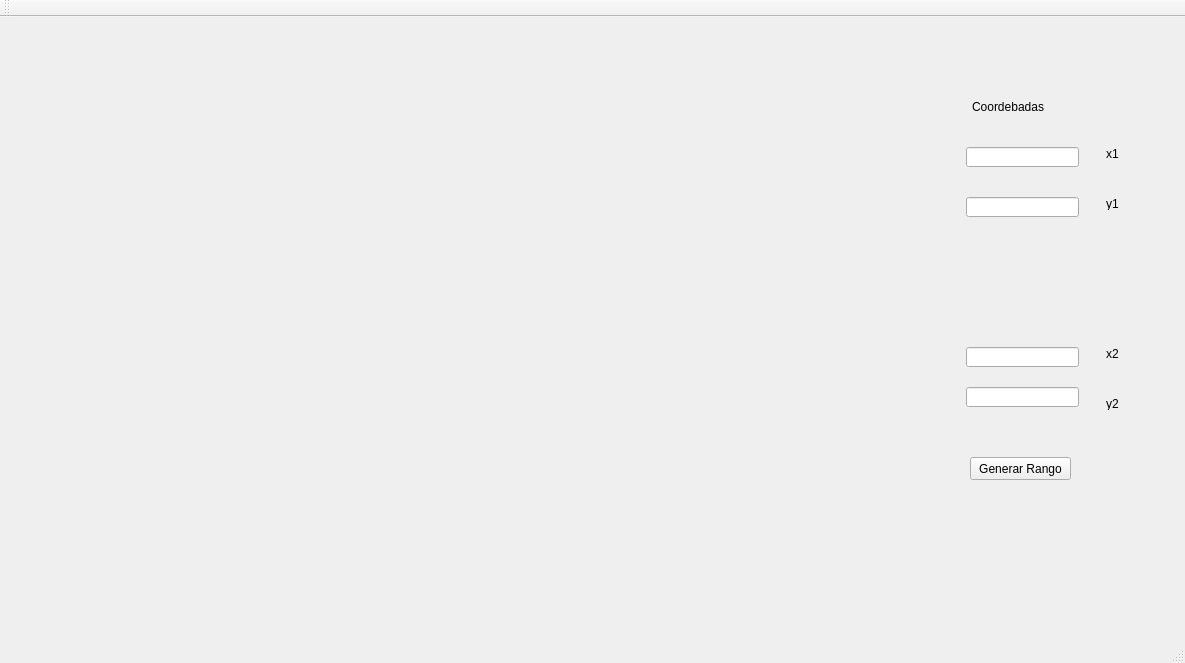
<?xml version="1.0" encoding="UTF-8"?>
<ui version="4.0">
 <class>MainWindow</class>
 <widget class="QMainWindow" name="MainWindow">
  <property name="geometry">
   <rect>
    <x>0</x>
    <y>0</y>
    <width>1185</width>
    <height>663</height>
   </rect>
  </property>
  <property name="windowTitle">
   <string>MainWindow</string>
  </property>
  <widget class="QWidget" name="centralWidget">
   <widget class="QLabel" name="la1">
    <property name="geometry">
     <rect>
      <x>40</x>
      <y>20</y>
      <width>851</width>
      <height>581</height>
     </rect>
    </property>
    <property name="minimumSize">
     <size>
      <width>800</width>
      <height>400</height>
     </size>
    </property>
    <property name="text">
     <string/>
    </property>
   </widget>
   <widget class="QLabel" name="label_2">
    <property name="geometry">
     <rect>
      <x>972</x>
      <y>80</y>
      <width>81</width>
      <height>20</height>
     </rect>
    </property>
    <property name="text">
     <string>Coordebadas</string>
    </property>
   </widget>
   <widget class="QLabel" name="label_3">
    <property name="geometry">
     <rect>
      <x>1106</x>
      <y>130</y>
      <width>47</width>
      <height>13</height>
     </rect>
    </property>
    <property name="text">
     <string>x1</string>
    </property>
   </widget>
   <widget class="QLabel" name="label_4">
    <property name="geometry">
     <rect>
      <x>1106</x>
      <y>180</y>
      <width>47</width>
      <height>13</height>
     </rect>
    </property>
    <property name="text">
     <string>y1</string>
    </property>
   </widget>
   <widget class="QLabel" name="label_5">
    <property name="geometry">
     <rect>
      <x>1106</x>
      <y>330</y>
      <width>47</width>
      <height>13</height>
     </rect>
    </property>
    <property name="text">
     <string>x2</string>
    </property>
   </widget>
   <widget class="QLabel" name="label_6">
    <property name="geometry">
     <rect>
      <x>1106</x>
      <y>380</y>
      <width>47</width>
      <height>13</height>
     </rect>
    </property>
    <property name="text">
     <string>y2</string>
    </property>
   </widget>
   <widget class="QLineEdit" name="lineEdit">
    <property name="geometry">
     <rect>
      <x>966</x>
      <y>130</y>
      <width>113</width>
      <height>20</height>
     </rect>
    </property>
   </widget>
   <widget class="QLineEdit" name="lineEdit_2">
    <property name="geometry">
     <rect>
      <x>966</x>
      <y>180</y>
      <width>113</width>
      <height>20</height>
     </rect>
    </property>
   </widget>
   <widget class="QLineEdit" name="lineEdit_3">
    <property name="geometry">
     <rect>
      <x>966</x>
      <y>330</y>
      <width>113</width>
      <height>20</height>
     </rect>
    </property>
   </widget>
   <widget class="QLineEdit" name="lineEdit_4">
    <property name="geometry">
     <rect>
      <x>966</x>
      <y>370</y>
      <width>113</width>
      <height>20</height>
     </rect>
    </property>
   </widget>
   <widget class="QPushButton" name="pushButton">
    <property name="geometry">
     <rect>
      <x>970</x>
      <y>440</y>
      <width>101</width>
      <height>23</height>
     </rect>
    </property>
    <property name="text">
     <string>Generar Rango</string>
    </property>
   </widget>
  </widget>
  <widget class="QMenuBar" name="menuBar">
   <property name="geometry">
    <rect>
     <x>0</x>
     <y>0</y>
     <width>1185</width>
     <height>21</height>
    </rect>
   </property>
  </widget>
  <widget class="QToolBar" name="mainToolBar">
   <attribute name="toolBarArea">
    <enum>TopToolBarArea</enum>
   </attribute>
   <attribute name="toolBarBreak">
    <bool>false</bool>
   </attribute>
  </widget>
  <widget class="QStatusBar" name="statusBar"/>
 </widget>
 <layoutdefault spacing="6" margin="11"/>
 <resources/>
 <connections/>
</ui>
